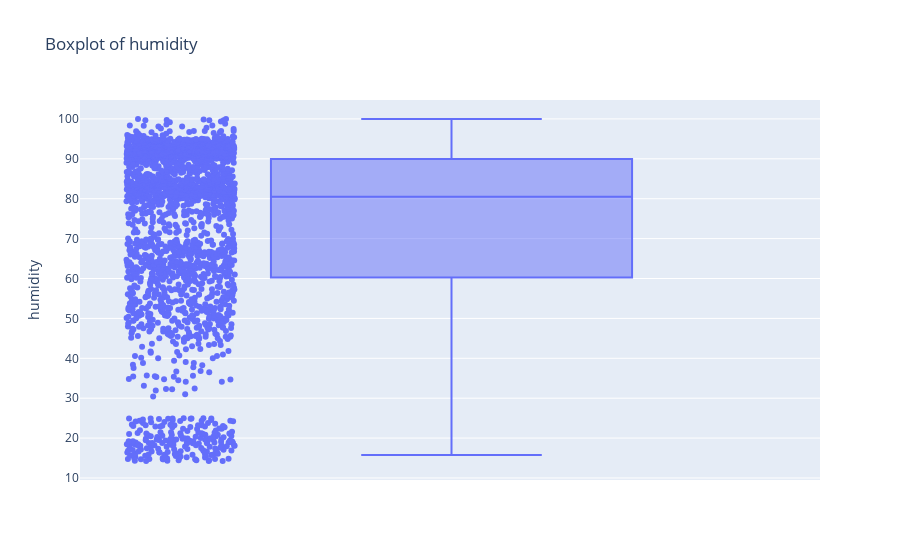

The cell this chart's notebook holds for it:
### Code cell
fig= px.box(data, y="humidity",points="all",title="Boxplot of humidity")
fig.show()

#boxplot of humidity means that the humidity is between 0.5 and 0.7 for most of the time 
#and there are some outliers which are above 0.7 and below 0.5 which are very few in number

### Figure 1 — Plotly figure (JSON) as saved in the notebook; plotly's stock layout.template omitted (floating-point values rounded to 4 significant figures; data arrays with more than 128 entries replaced by an {"elided": "..."} marker saying what was removed)
{"data": [{"alignmentgroup": "True", "boxpoints": "all", "hovertemplate": "humidity=%{y}<extra></extra>", "legendgroup": "", "marker": {"color": "#636efa"}, "name": "", "notched": false, "offsetgroup": "", "orientation": "v", "showlegend": false, "type": "box", "x0": " ", "xaxis": "x", "y": {"elided": "2200 float values"}, "y0": " ", "yaxis": "y"}], "layout": {"boxmode": "group", "legend": {"tracegroupgap": 0}, "title": {"text": "Boxplot of humidity"}, "xaxis": {"anchor": "y", "domain": [0, 1]}, "yaxis": {"anchor": "x", "domain": [0, 1], "title": {"text": "humidity"}}}}
